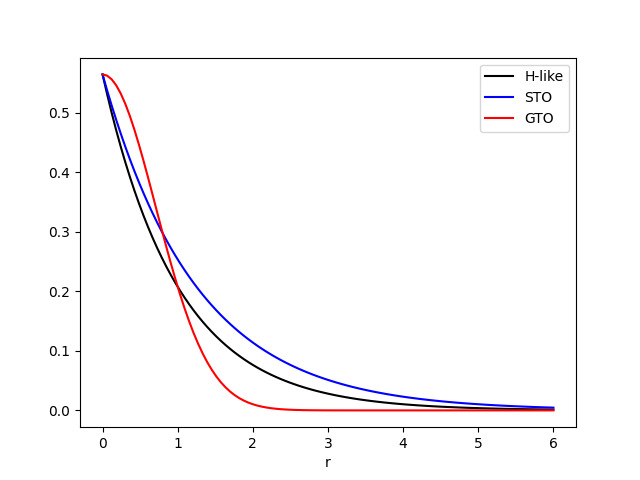

Reproduce this figure in Python.
import math
import numpy as np
import matplotlib.pyplot as plt


def hlike(r):
    return 1.0/(math.sqrt(math.pi)) * math.exp(-r)


def sto(r):
    z = 0.8
    return 1/math.sqrt(math.pi) * math.exp(-z*r)


def gto(r):
    return 1/math.sqrt(math.pi) * math.exp(-r*r)


x = np.linspace(0, 6, 100)
y1 = [hlike(r) for r in x]
y2 = [sto(r) for r in x]
y3 = [gto(r) for r in x]

plt.plot(x, y1, color='black', label='H-like')
plt.plot(x, y2, color='blue', label='STO')
plt.plot(x, y3, color='red', label='GTO')
plt.xlabel('r')
plt.legend()
plt.savefig('orbs.png')
